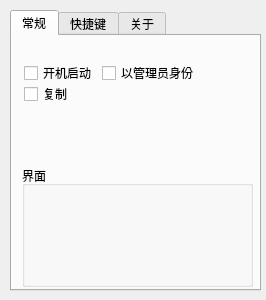
<?xml version="1.0" encoding="UTF-8"?>
<ui version="4.0">
 <class>Dialog_set</class>
 <widget class="QDialog" name="Dialog_set">
  <property name="windowModality">
   <enum>Qt::NonModal</enum>
  </property>
  <property name="geometry">
   <rect>
    <x>0</x>
    <y>0</y>
    <width>266</width>
    <height>300</height>
   </rect>
  </property>
  <property name="contextMenuPolicy">
   <enum>Qt::NoContextMenu</enum>
  </property>
  <property name="windowTitle">
   <string>Dialog_set</string>
  </property>
  <property name="modal">
   <bool>false</bool>
  </property>
  <widget class="QTabWidget" name="tabWidget">
   <property name="geometry">
    <rect>
     <x>10</x>
     <y>10</y>
     <width>251</width>
     <height>281</height>
    </rect>
   </property>
   <property name="currentIndex">
    <number>0</number>
   </property>
   <widget class="QWidget" name="tab">
    <attribute name="title">
     <string>常规</string>
    </attribute>
    <widget class="QGroupBox" name="groupBox">
     <property name="geometry">
      <rect>
       <x>10</x>
       <y>130</y>
       <width>231</width>
       <height>121</height>
      </rect>
     </property>
     <property name="title">
      <string>界面</string>
     </property>
     <widget class="QWidget" name="layoutWidget">
      <property name="geometry">
       <rect>
        <x>10</x>
        <y>20</y>
        <width>142</width>
        <height>22</height>
       </rect>
      </property>
      <layout class="QHBoxLayout" name="horizontalLayout">
       <item>
        <widget class="QLabel" name="label">
         <property name="text">
          <string>显示语言：</string>
         </property>
        </widget>
       </item>
       <item>
        <widget class="QComboBox" name="comboBox">
         <item>
          <property name="text">
           <string>简体中文</string>
          </property>
         </item>
        </widget>
       </item>
      </layout>
     </widget>
    </widget>
    <widget class="QCheckBox" name="checkBox_3">
     <property name="geometry">
      <rect>
       <x>12</x>
       <y>50</y>
       <width>47</width>
       <height>16</height>
      </rect>
     </property>
     <property name="text">
      <string>复制</string>
     </property>
    </widget>
    <widget class="QCheckBox" name="checkBox_2">
     <property name="geometry">
      <rect>
       <x>90</x>
       <y>29</y>
       <width>95</width>
       <height>16</height>
      </rect>
     </property>
     <property name="text">
      <string>以管理员身份</string>
     </property>
    </widget>
    <widget class="QCheckBox" name="checkBox">
     <property name="geometry">
      <rect>
       <x>12</x>
       <y>29</y>
       <width>71</width>
       <height>16</height>
      </rect>
     </property>
     <property name="text">
      <string>开机启动</string>
     </property>
     <property name="tristate">
      <bool>false</bool>
     </property>
    </widget>
   </widget>
   <widget class="QWidget" name="tab_2">
    <attribute name="title">
     <string>快捷键</string>
    </attribute>
    <widget class="QGroupBox" name="groupBox_2">
     <property name="geometry">
      <rect>
       <x>10</x>
       <y>10</y>
       <width>321</width>
       <height>121</height>
      </rect>
     </property>
     <property name="title">
      <string>全局快捷键</string>
     </property>
     <widget class="QWidget" name="">
      <property name="geometry">
       <rect>
        <x>10</x>
        <y>20</y>
        <width>213</width>
        <height>74</height>
       </rect>
      </property>
      <layout class="QGridLayout" name="gridLayout">
       <item row="0" column="0">
        <widget class="QLabel" name="label_2">
         <property name="text">
          <string>截屏：</string>
         </property>
        </widget>
       </item>
       <item row="0" column="1">
        <widget class="QLineEdit" name="lineEdit">
         <property name="inputMask">
          <string/>
         </property>
         <property name="text">
          <string>F1</string>
         </property>
         <property name="alignment">
          <set>Qt::AlignCenter</set>
         </property>
         <property name="dragEnabled">
          <bool>false</bool>
         </property>
         <property name="readOnly">
          <bool>false</bool>
         </property>
         <property name="placeholderText">
          <string>按下快捷键</string>
         </property>
        </widget>
       </item>
       <item row="1" column="0">
        <widget class="QLabel" name="label_3">
         <property name="text">
          <string>截屏并复制：</string>
         </property>
        </widget>
       </item>
       <item row="1" column="1">
        <widget class="QLineEdit" name="lineEdit_2">
         <property name="text">
          <string>Ctrl+F1</string>
         </property>
         <property name="alignment">
          <set>Qt::AlignCenter</set>
         </property>
         <property name="placeholderText">
          <string>按下快捷键</string>
         </property>
        </widget>
       </item>
       <item row="2" column="0">
        <widget class="QLabel" name="label_4">
         <property name="text">
          <string>延时截屏：</string>
         </property>
        </widget>
       </item>
       <item row="2" column="1">
        <widget class="QLineEdit" name="lineEdit_3">
         <property name="text">
          <string>Shift+F1</string>
         </property>
         <property name="alignment">
          <set>Qt::AlignCenter</set>
         </property>
         <property name="placeholderText">
          <string>按下快捷键</string>
         </property>
        </widget>
       </item>
      </layout>
     </widget>
    </widget>
   </widget>
   <widget class="QWidget" name="tab_3">
    <attribute name="title">
     <string>关于</string>
    </attribute>
   </widget>
  </widget>
 </widget>
 <layoutdefault spacing="6" margin="11"/>
 <resources/>
 <connections/>
</ui>
